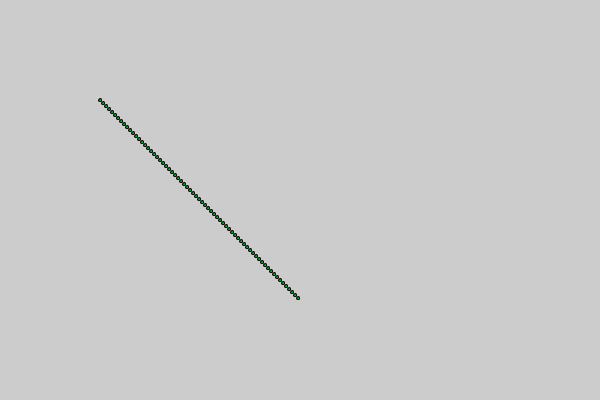
Frame 1 (no input)
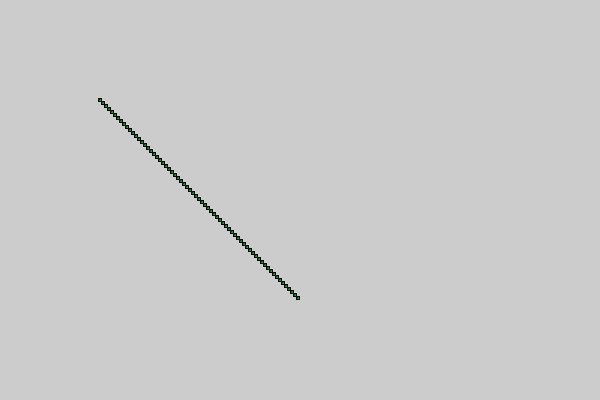
Frame 60 (the mouse pressed at the canvas centre just before this capture)
Frame 120 (the mouse held since frame 60 and released just before this capture): identical to frame 60, image omitted

The Processing sketch that drew these frames (run headless with seeded random() and noise(); from frame 60 on, the mouse is pressed at the canvas centre):

// Processing sketch: sketch_9
// ── sketch_9.pde
int x = 100;
void setup() {
  // create a window with hight 600 and width 400
  size(600, 400);
}
void draw() {
  //fill a colour in a shape
  fill(0, 175, 39);
  //create an ellipse
  for(x=100; x<= 300; x = x+3)
ellipse(x, x, 3, 3);
}
